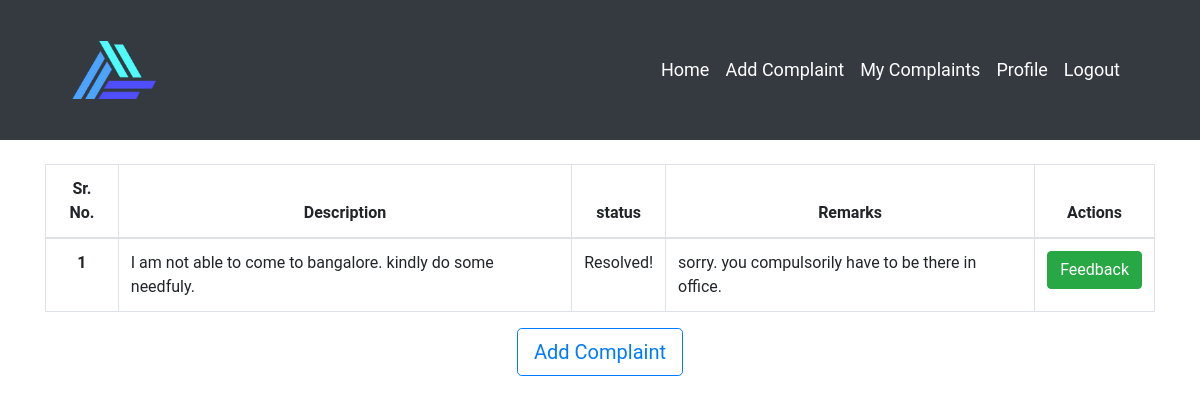
/complaints/my_complaint (signed in), run on the app's committed database.
### complaints/models.py (models this page shows)
class Complaint(models.Model):
    title = models.CharField(max_length=200)
    name = models.CharField(max_length=255, blank=True)
    user_type = (
        ('M', 'Mentor'),
        ('T', 'Trainee'),
    )
    user_role = models.CharField(
        max_length=1,
        choices=user_type,
        default='T',
    )
    date = models.DateTimeField(auto_now=True)
    complaint_type = (
        ('M', 'Management'),
        ('E', 'Education'),
        ('D', 'Deployment'),
        ('S', 'Salary'),
        ('G', 'General'),
    )
    complaint_for = models.CharField(
        max_length=1,
        choices=complaint_type,
        default='G',
    )
    complaint_type_to = (
        ('A', 'Admin'),
        ('M', 'Mentor'),
    )
    complaint_to = models.CharField(
        max_length=1,
        choices=complaint_type_to,
        default='M',
    )
    cohort_choice = (
        ('P', 'Python'),
        ('J', 'Java'),
        ('R', 'React'),
        ('A', 'Android'),
        ('L', 'Linux'),
        ('C', 'Cybersecurity'),
        ('U', 'Unknown'),
    )
    cohort = models.CharField(
        max_length=1,
        choices=cohort_choice,
        default='U',
    )
    complaint_level = (
        ('I', 'Individual'),
        ('G', 'General'),
    )
    level = models.CharField(
        max_length=1,
        choices=complaint_level,
        default='I',
    )
    description = models.TextField(blank=False, max_length=500)
    complaint_category = (
        ('A', 'Anonymous'),
        ('I', 'Identifiable'),
    )
    category = models.CharField(
        max_length=1,
        choices=complaint_category,
        default='I',
    )
    complaint_status = (
        ('P', 'Pending'),
        ('N', 'Need Clarification'),
        ('R', 'Resolved'),
    )
    status = models.CharField(
        max_length=1,
        choices=complaint_status,
        default='P',
    )
    resoultion = models.TextField(blank=True, max_length=500)
    user = models.ForeignKey(User, on_delete=models.CASCADE)

### complaints/views.py (the view)
# urls.py: path('my_complaint', views.my_complaints, name="my_complaints"),
@login_required(login_url='login')
def my_complaints(request):
    complaints = Complaint.objects.all().filter(user=request.user
                                                ).order_by('-id')
    if len(complaints) == 0:
        messages.info(
            request, 'You does not have any complaint yet! \
                        Please Provide if you are facing any one')
        return redirect('complaints:add_complaint')
    context = {
        'complaints': complaints
    }
    return render(request, 'complaints/mycomplaints.html', context)

### complaints/templates/complaints/mycomplaints.html
{% extends 'users/base.html' %}
{% block content %}
<br>
<div class="container">
  <table class="table table-bordered">
    <thead>
      <tr class="text-center">
        <th scope="col">Sr. No.</th>
        <th scope="col">Description</th>
        <th scope="col">status</th>
        <th scope="col">Remarks</th>
        <th scope="col">Actions</th>
      </tr>
    </thead>
    <tbody>
      {% for complaint in complaints %}
      <tr>
        <th scope="row" class="text-center">{{forloop.counter}}</th>
        <td>{{complaint.description}}</td>
        <td class="text-center">{% if complaint.status == 'P' %}
          Pending
          {% elif complaint.status == 'N' %}
          Needs More Clarification
          {% else %}
          Resolved!
          {% endif %}
        </td>
        {% if complaint.status == 'R' or complaint.status == 'N' %}
        <td>
          {{complaint.resoultion}}
        </td>
        {% else %}
        <td> Under process </td>
        {% endif %}
        {% if complaint.status == 'P'%}
        <td class="text-center">
          <a href="{% url 'complaints:delete_complaint' complaint.id %}" type="btn" class="btn btn-danger">Delete</a>
        </td>
        {% elif complaint.status == 'N'%}
        <td class="text-center">
          <a href="{% url 'complaints:update_complaint' complaint.id %}" type="btn" class="btn btn-primary">Update</a>
        </td>
        {% else %}
        <td class="text-center">
          <a href="{% url 'complaints:add_feedback' complaint.id %}" type="btn" class="btn btn-success">Feedback</a>
        </td>
        {% endif %}
      </tr>
      {% endfor %}
    </tbody>
  </table>
  <div class="container text-center">
    <a href="{% url 'complaints:add_complaint' %}" class="btn btn-outline-primary btn-lg" type="button"> Add
      Complaint</a>
  </div>
</div>
{% endblock %}

### static/style/main.css (style rules this page uses)
body { font-family: 'Roboto', sans-serif; }

### data on the page
Complaint: description "I am not able to come to bangalore. kindly do some needfuly.", status "Resolved!", resoultion "sorry. you compulsorily have to be there in office."
